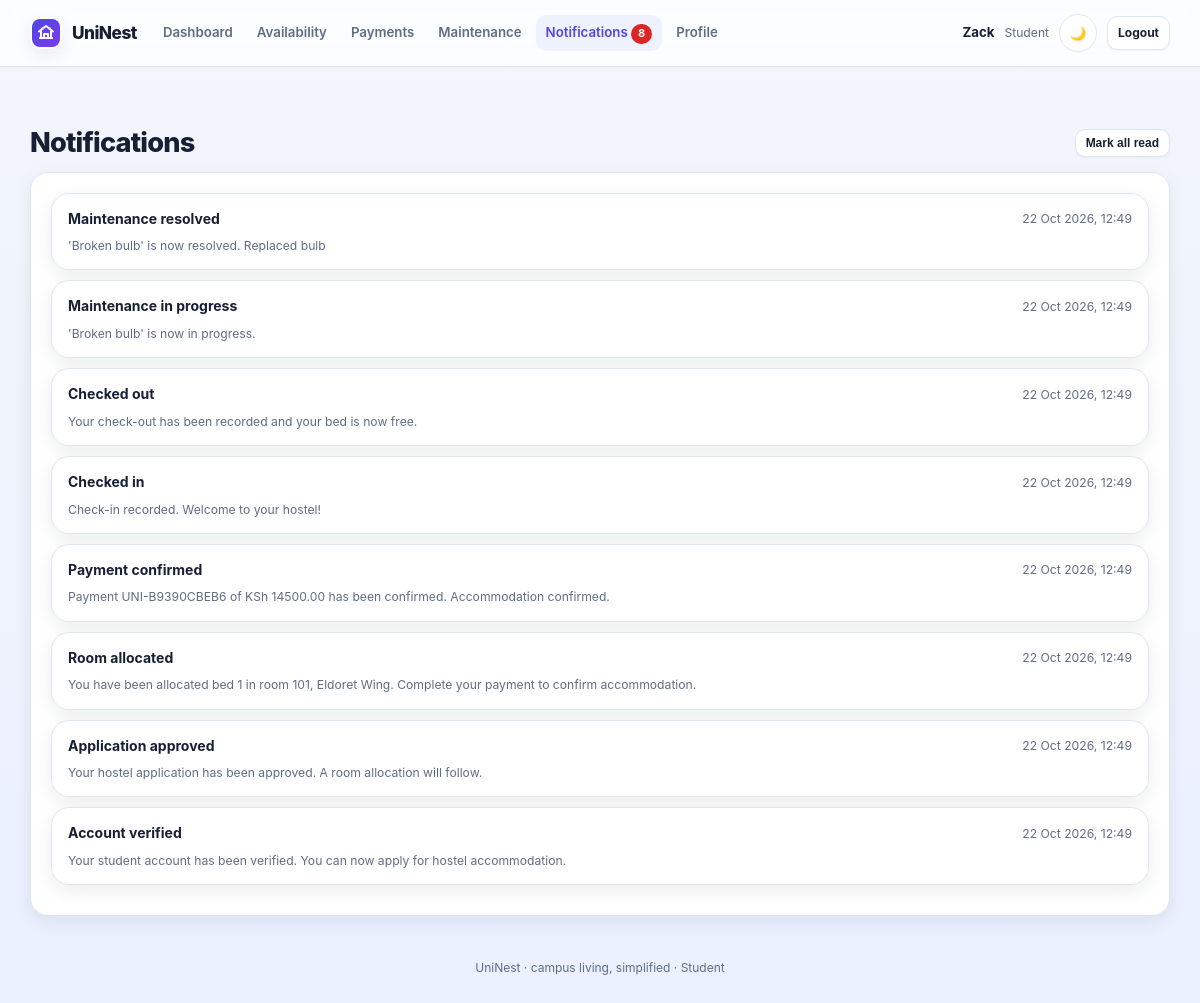
The app's page /my/notifications (signed in) with its own data.
### app/models/user.py (models this page shows, shortened)
class User(db.Model):
    __tablename__ = "users"
    id = db.Column(db.Integer, primary_key=True)
    email = db.Column(db.String(120), unique=True, nullable=False, index=True)
    password_hash = db.Column(db.String(255), nullable=False)
    full_name = db.Column(db.String(120), nullable=False)
    profile_image = db.Column(db.String(500), nullable=True)
    role = db.Column(db.String(20), nullable=False, default="student")
    is_active = db.Column(db.Boolean, default=True)
    email_verified = db.Column(db.Boolean, default=True)
    verification_token = db.Column(db.String(255), nullable=True, unique=True)
    reset_token = db.Column(db.String(255), nullable=True, unique=True)
    created_at = db.Column(db.DateTime, default=datetime.utcnow)
    student = db.relationship("Student", back_populates="user", uselist=False, cascade="all, delete-orphan")

### app/models/notification.py (models this page shows, shortened)
class Notification(db.Model):
    __tablename__ = "notifications"
    id = db.Column(db.Integer, primary_key=True)
    user_id = db.Column(db.Integer, db.ForeignKey("users.id"), nullable=False, index=True)
    type = db.Column(db.String(30), nullable=False)
    title = db.Column(db.String(140), nullable=False)
    message = db.Column(db.String(500))
    is_read = db.Column(db.Boolean, default=False, index=True)
    created_at = db.Column(db.DateTime, default=datetime.utcnow)
    user = db.relationship("User")

### app/routes/web.py (the view)
@bp.get("/my/notifications")
def my_notifications():
    user = current_user()
    if not user:
        return redirect(url_for("web.login"))
    from app.models import Notification
    items = Notification.query.filter_by(user_id=user.id).order_by(Notification.created_at.desc()).all()
    return render_template("student/notifications.html", notifications=items)

### app/routes/web.py (called while the page is built)
@bp.app_context_processor
def template_context():
    user = current_user()
    unread = 0
    if user:
        unread = report_service.unread_counts(user.id)
    return {"current_user": user, "unread_count": unread}

def current_user():
    uid = session.get("uid")
    return db.session.get(User, uid) if uid else None

### app/services/report_service.py (called while the page is built)
def unread_counts(user_id):
    unread = Notification.query.filter_by(user_id=user_id, is_read=False).count()
    return unread

### templates/student/notifications.html (shortened to what this page needs)
{% extends "base.html" %}
{% block content %}
<div class="section-row">
  <h1 class="page-title" style="margin:0">Notifications</h1>
  <form method="post" action="{{ url_for('web.my_notifications_read_all') }}">
    <button class="btn sm" type="submit">Mark all read</button>
  </form>
</div>
{% if notifications %}
<div class="card">
  {% for n in notifications %}
  <div class="card tight mb-8" style="margin-bottom:10px">
    <div class="btn-row" style="justify-content: space-between">
      <strong style="font-size:14px">{{ n.title }}</strong>
      <span class="muted small nowrap">{{ n.created_at.strftime("%d %b %Y, %H:%M") }}</span>
    </div>
    <div class="muted small mt-8" style="margin-top:6px">{{ n.message }}</div>
  </div>
  {% endfor %}
</div>
{% else %}
<div class="empty">No notifications yet. Updates about your application, allocation and payments appear here.</div>
{% endif %}
{% endblock %}

### templates/base.html (shortened to what this page needs)
<!doctype html>
<html lang="en">
<head>
  <link rel="stylesheet" href="{{ url_for('static', filename='css/uni.css') }}">
</head>
<body data-theme="light">
  <nav class="nav" aria-label="Main navigation">
    <div class="nav-inner">
      <div class="nav-brand-group">
        <a class="brand" href="{{ url_for('web.index') }}">
          <span class="brand-mark" aria-hidden="true">
          </span>
          <span class="brand-text">UniNest</span>
        </a>
      </div>
      <div class="nav-links" id="site-nav">
        {% if current_user %}
          {% if current_user.role == 'student' %}
            <a href="{{ url_for('web.dashboard') }}">Dashboard</a>
            <a href="{{ url_for('web.my_availability') }}">Availability</a>
            <a href="{{ url_for('web.my_payments') }}">Payments</a>
            <a href="{{ url_for('web.my_maintenance') }}">Maintenance</a>
            <a href="{{ url_for('web.my_notifications') }}">Notifications{% if unread_count %} <span class="badge nav-badge">{{ unread_count }}</span>{% endif %}</a>
            <a href="{{ url_for('web.my_profile') }}">Profile</a>
          {% else %}
            <a href="{{ url_for('web.management_dashboard') }}">Overview</a>
            <a href="{{ url_for('web.my_availability') }}">Availability</a>
            <a href="{{ url_for('web.admin_allocations') }}">Allocations</a>
            <a href="{{ url_for('web.reports') }}">Reports</a>
          {% endif %}
        {% endif %}
      </div>
      <div class="nav-user">
        {% if current_user %}
          <span class="name">{{ current_user.full_name.split()[0] }}</span>
          <span class="muted small">{{ current_user.role|capitalize }}</span>
          <button class="theme-toggle" type="button" aria-label="Toggle theme">🌙</button>
          <a class="btn sm" href="{{ url_for('web.logout') }}">Logout</a>
        {% else %}
          <button class="theme-toggle" type="button" aria-label="Toggle theme">🌙</button>
          <a class="btn sm" href="{{ url_for('web.login') }}">Log in</a>
          <a class="btn sm primary" href="{{ url_for('web.register') }}">Create account</a>
        {% endif %}
      </div>
    </div>
  </nav>
  <main class="container {% block container_class %}{% endblock %}">
    {% block content %}{% endblock %}
    <div class="footer">UniNest · campus living, simplified {{ current_user.role|default('', true) and '· ' + current_user.role|capitalize }}</div>
  </main>
</body>
</html>

### records on screen
User: full_name "Zack", role "Student", role "· Student"
Notification: title "Maintenance resolved", created_at "22 Oct 2026, 12:49", message "'Broken bulb' is now resolved. Replaced bulb"
Notification: title "Maintenance in progress", created_at "22 Oct 2026, 12:49", message "'Broken bulb' is now in progress."
Notification: title "Checked out", created_at "22 Oct 2026, 12:49", message "Your check-out has been recorded and your bed is now free."
Notification: title "Checked in", created_at "22 Oct 2026, 12:49", message "Check-in recorded. Welcome to your hostel!"
Notification: title "Payment confirmed", created_at "22 Oct 2026, 12:49", message "Payment UNI-B9390CBEB6 of KSh 14500.00 has been confirmed. Accommodation confirmed."
Notification: title "Room allocated", created_at "22 Oct 2026, 12:49", message "You have been allocated bed 1 in room 101, Eldoret Wing. Complete your payment to confirm accommodation."
Notification: title "Application approved", created_at "22 Oct 2026, 12:49", message "Your hostel application has been approved. A room allocation will follow."
Notification: title "Account verified", created_at "22 Oct 2026, 12:49", message "Your student account has been verified. You can now apply for hostel accommodation."

### other values on screen
{{ unread_count }} "8"
